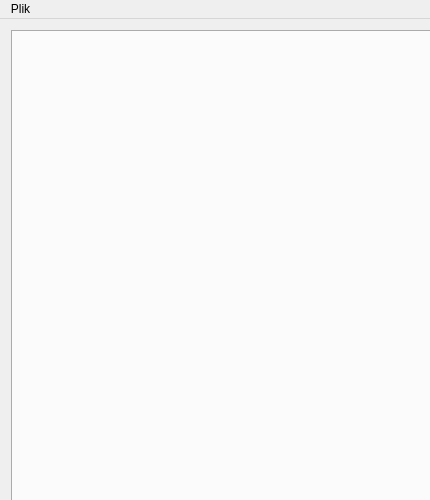
<?xml version="1.0" encoding="UTF-8"?>
<ui version="4.0">
 <class>MainWindow</class>
 <widget class="QMainWindow" name="MainWindow">
  <property name="geometry">
   <rect>
    <x>0</x>
    <y>0</y>
    <width>430</width>
    <height>500</height>
   </rect>
  </property>
  <property name="sizePolicy">
   <sizepolicy hsizetype="Preferred" vsizetype="Preferred">
    <horstretch>0</horstretch>
    <verstretch>0</verstretch>
   </sizepolicy>
  </property>
  <property name="minimumSize">
   <size>
    <width>430</width>
    <height>500</height>
   </size>
  </property>
  <property name="maximumSize">
   <size>
    <width>430</width>
    <height>500</height>
   </size>
  </property>
  <property name="windowTitle">
   <string>POiD - Zadanie 1</string>
  </property>
  <widget class="QWidget" name="centralWidget">
   <property name="maximumSize">
    <size>
     <width>450</width>
     <height>500</height>
    </size>
   </property>
   <widget class="QWidget" name="verticalLayoutWidget">
    <property name="geometry">
     <rect>
      <x>0</x>
      <y>0</y>
      <width>1021</width>
      <height>502</height>
     </rect>
    </property>
    <layout class="QVBoxLayout" name="verticalLayout">
     <property name="spacing">
      <number>0</number>
     </property>
     <item>
      <widget class="QTabWidget" name="tabWidget">
       <property name="minimumSize">
        <size>
         <width>452</width>
         <height>500</height>
        </size>
       </property>
       <property name="maximumSize">
        <size>
         <width>452</width>
         <height>500</height>
        </size>
       </property>
       <property name="currentIndex">
        <number>-1</number>
       </property>
       <property name="tabsClosable">
        <bool>true</bool>
       </property>
       <property name="movable">
        <bool>true</bool>
       </property>
      </widget>
     </item>
    </layout>
   </widget>
  </widget>
  <widget class="QMenuBar" name="menuBar">
   <property name="geometry">
    <rect>
     <x>0</x>
     <y>0</y>
     <width>430</width>
     <height>21</height>
    </rect>
   </property>
   <widget class="QMenu" name="menuFile">
    <property name="title">
     <string>Plik</string>
    </property>
    <addaction name="actionFile"/>
    <addaction name="separator"/>
    <addaction name="actionKatalog_z_wynikiem_test_w"/>
   </widget>
   <addaction name="menuFile"/>
  </widget>
  <action name="actionFile">
   <property name="text">
    <string>Otwórz plik</string>
   </property>
  </action>
  <action name="actionSaveProcessedImage">
   <property name="text">
    <string>Zapisz plik przetworzony</string>
   </property>
  </action>
  <action name="actionKatalog_z_wynikiem_test_w">
   <property name="text">
    <string>Katalog z wynikiem testów</string>
   </property>
  </action>
 </widget>
 <layoutdefault spacing="6" margin="11"/>
 <resources/>
 <connections/>
</ui>
